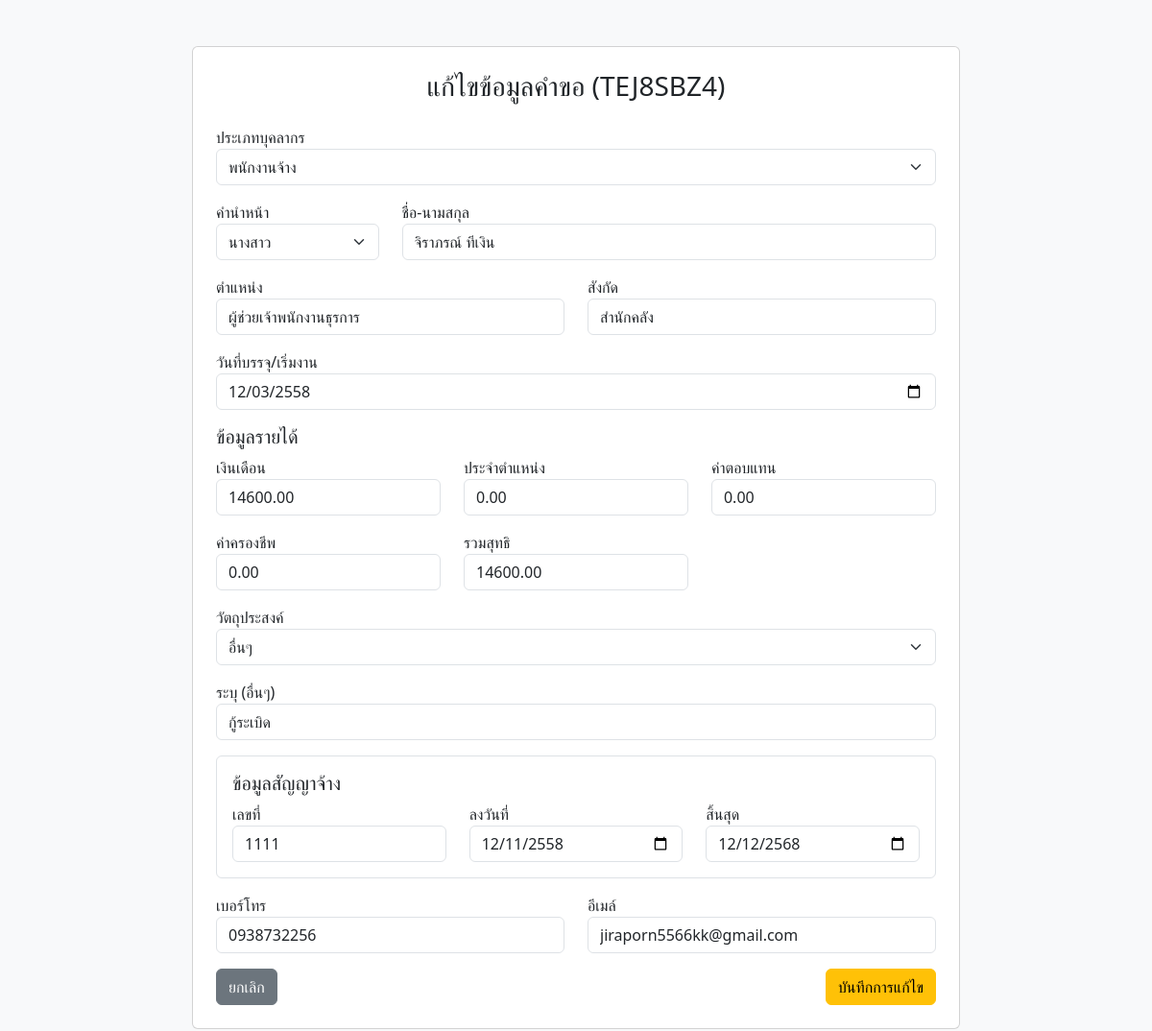
Page /admin_edit.php?id=2 (signed in) on the committed database.
### tables this page shows
CREATE TABLE `requests` (
  `id` int NOT NULL,
  `tracking_code` varchar(8) NOT NULL,
  `emp_type` enum('A','B') NOT NULL COMMENT 'A=ข้าราชการ, B=พนักงานจ้าง',
  `req_date` datetime DEFAULT CURRENT_TIMESTAMP,
  `title` varchar(50) NOT NULL,
  `fullname` varchar(150) NOT NULL,
  `position` varchar(100) NOT NULL,
  `department` varchar(100) NOT NULL,
  `start_date` date NOT NULL,
  `salary` decimal(10,2) DEFAULT '0.00',
  `position_allowance` decimal(10,2) DEFAULT '0.00',
  `monthly_comp` decimal(10,2) DEFAULT '0.00',
  `cost_living` decimal(10,2) DEFAULT '0.00',
  `total_income` decimal(10,2) DEFAULT '0.00',
  `purpose` varchar(200) NOT NULL,
  `purpose_other` varchar(200) DEFAULT NULL,
  `phone` varchar(20) NOT NULL,
  `email` varchar(100) DEFAULT NULL,
  `contract_no` varchar(50) DEFAULT NULL,
  `contract_date` date DEFAULT NULL,
  `contract_end_date` date DEFAULT NULL,
  `signature_img` longblob,
  `status` enum('pending','approved','printed') DEFAULT 'pending'
);

### admin_edit.php (the view, shortened to what this page needs)
<?php
require 'db.php';
$id = $_GET['id'];
$stmt = $pdo->prepare("SELECT * FROM requests WHERE id = ?");
$stmt->execute([$id]);
$req = $stmt->fetch();
?>
<!DOCTYPE html>
<html lang="th">
<head>
    <link href="https://cdn.jsdelivr.net/npm/bootstrap@5.3.0/dist/css/bootstrap.min.css" rel="stylesheet">
</head>
<body class="bg-light py-5">
<div class="container">
    <div class="card p-4 mx-auto" style="max-width: 800px;">
        <h3 class="mb-4 text-center">แก้ไขข้อมูลคำขอ (<?php echo $req['tracking_code']; ?>)</h3>
        <form method="POST">
            <div class="mb-3">
                <label>ประเภทบุคลากร</label>
                <select name="emp_type" id="emp_type" class="form-select" onchange="toggleForm()">
                    <option value="B" <?php if($req['emp_type']=='B') echo 'selected'; ?>>พนักงานจ้าง</option>
                </select>
            </div>
            <div class="row">
                <div class="col-md-3 mb-3">
                    <label>คำนำหน้า</label>
                    <select name="title" class="form-select">
                        <option <?php if($req['title']=='นางสาว') echo 'selected'; ?>>นางสาว</option>
                    </select>
                </div>
                <div class="col-md-9 mb-3">
                    <label>ชื่อ-นามสกุล</label>
                    <input type="text" name="fullname" class="form-control" value="<?php echo $req['fullname']; ?>" required>
                </div>
            </div>
            <div class="row">
                <div class="col-md-6 mb-3">
                    <label>ตำแหน่ง</label>
                    <input type="text" name="position" class="form-control" value="<?php echo $req['position']; ?>" required>
                </div>
                <div class="col-md-6 mb-3">
                    <label>สังกัด</label>
                    <input type="text" name="department" class="form-control" value="<?php echo $req['department']; ?>" required>
                </div>
            </div>
            <div class="mb-3">
                <label>วันที่บรรจุ/เริ่มงาน</label>
                <input type="date" name="start_date" class="form-control" value="<?php echo $req['start_date']; ?>">
            </div>
            <h5 class="mt-3">ข้อมูลรายได้</h5>
            <div class="row">
                <div class="col-md-4 mb-3"><label>เงินเดือน</label><input type="number" step="0.01" name="salary" class="form-control income-cal" value="<?php echo $req['salary']; ?>"></div>
                <div class="col-md-4 mb-3"><label>ประจำตำแหน่ง</label><input type="number" step="0.01" name="position_allowance" class="form-control income-cal" value="<?php echo $req['position_allowance']; ?>"></div>
                <div class="col-md-4 mb-3"><label>ค่าตอบแทน</label><input type="number" step="0.01" name="monthly_comp" class="form-control income-cal" value="<?php echo $req['monthly_comp']; ?>"></div>
                <div class="col-md-4 mb-3"><label>ค่าครองชีพ</label><input type="number" step="0.01" name="cost_living" class="form-control income-cal" value="<?php echo $req['cost_living']; ?>"></div>
                <div class="col-md-4 mb-3"><label>รวมสุทธิ</label><input type="number" step="0.01" name="total_income" id="total_income" class="form-control" value="<?php echo $req['total_income']; ?>" readonly></div>
            </div>
            <div class="mb-3">
                <label>วัตถุประสงค์</label>
                <select name="purpose" id="purpose" class="form-select" onchange="toggleOtherPurpose()">
                    <?php
                    $options = ["กู้เงินจากธนาคารออมสิน", "กู้เงินจากธนาคารอิสลามแห่งประเทศไทย", "ทำบัตรเครดิต/เดบิต", "กู้เงินจากธนาคารกรุงไทย", "กู้เงินซื้อรถ", "ค้ำประกันการเช่าซื้อรถยนต์", "ค้ำประกันเงินกู้คนพิการ", "ค้ำประกันการกู้เงิน", "อื่นๆ"];
                    foreach($options as $opt) {
                        $sel = ($req['purpose'] == $opt) ? 'selected' : '';
                        echo "<option value='$opt' $sel>$opt</option>";
                    }
                    ?>
                </select>
            </div>
            <div class="mb-3 <?php echo ($req['purpose'] == 'อื่นๆ') ? '' : 'hidden'; ?>" id="div_purpose_other">
                <label>ระบุ (อื่นๆ)</label>
                <input type="text" name="purpose_other" class="form-control" value="<?php echo $req['purpose_other']; ?>">
            </div>
            <div id="type_b_fields" class="<?php echo ($req['emp_type'] == 'B') ? '' : 'hidden'; ?> p-3 mb-3 bg-white border rounded">
                <h5>ข้อมูลสัญญาจ้าง</h5>
                <div class="row">
                    <div class="col-md-4"><label>เลขที่</label><input type="text" name="contract_no" class="form-control" value="<?php echo $req['contract_no']; ?>"></div>
                    <div class="col-md-4"><label>ลงวันที่</label><input type="date" name="contract_date" class="form-control" value="<?php echo $req['contract_date']; ?>"></div>
                    <div class="col-md-4"><label>สิ้นสุด</label><input type="date" name="contract_end_date" class="form-control" value="<?php echo $req['contract_end_date']; ?>"></div>
                </div>
            </div>
            <div class="row">
                <div class="col-md-6 mb-3"><label>เบอร์โทร</label><input type="text" name="phone" class="form-control" value="<?php echo $req['phone']; ?>"></div>
                <div class="col-md-6 mb-3"><label>อีเมล์</label><input type="email" name="email" class="form-control" value="<?php echo $req['email']; ?>"></div>
            </div>
            <div class="d-flex justify-content-between">
                <a href="admin.php" class="btn btn-secondary">ยกเลิก</a>
                <button type="submit" class="btn btn-warning">บันทึกการแก้ไข</button>
            </div>
        </form>
    </div>
</div>
</body>
</html>

### rows in the picture
requests: tracking_code "TEJ8SBZ4", emp_type "พนักงานจ้าง", title "นางสาว", fullname "จิราภรณ์ ทีเงิน", position "ผู้ช่วยเจ้าพนักงานธุรการ", department "สำนักคลัง", start_date "12/03/2558", salary "14600.00", position_allowance "0.00", monthly_comp "0.00", cost_living "0.00", total_income "14600.00", purpose_other "กู้ระเบิด", contract_no "1111", contract_date "12/11/2558", contract_end_date "12/12/2568", phone "0938732256", email "jiraporn5566kk@gmail.com"

### other values in the picture
form field purpose "อื่นๆ"
